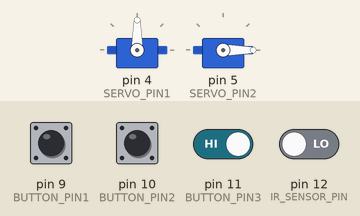
Simulated run of this sketch. Board: Arduino Uno, built with avr-gcc and run on an emulated ATmega328P. Shown: 2 × servo. Inputs (shaded band) come from the test bench; at power-on: pin 9 (BUTTON_PIN1), pin 10 (BUTTON_PIN2), pin 11 (BUTTON_PIN3) HIGH, pin 12 (IR_SENSOR_PIN) LOW.

Above: at 1.2 s.
1.3 s: pin 9 (BUTTON_PIN1) pulled LOW for 0.15 s
At 2.1 s:
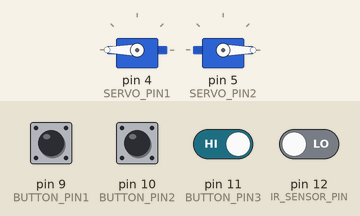
3.8 s: pin 10 (BUTTON_PIN2) pulled LOW for 0.15 s
At 5.2 s:
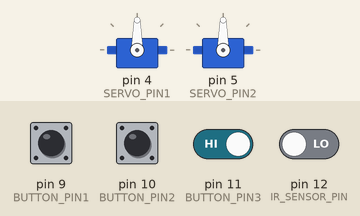
6.9 s: pin 12 (IR_SENSOR_PIN) driven HIGH
At 8.1 s:
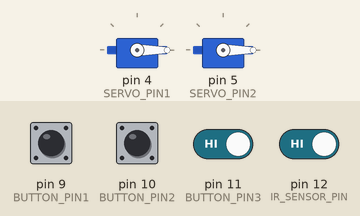
8.4 s: pin 12 (IR_SENSOR_PIN) driven LOW
At 9.3 s:
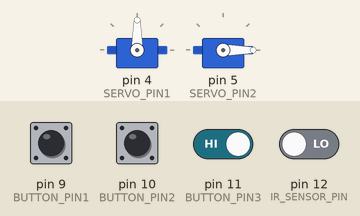
9.9 s: pin 10 (BUTTON_PIN2) pulled LOW for 1 s
At 11.1 s:
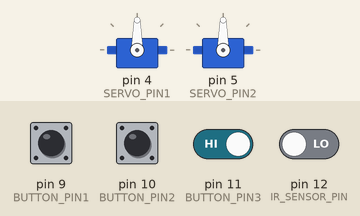
13.7 s: pin 10 (BUTTON_PIN2) driven LOW and pin 11 (BUTTON_PIN3) driven LOW
At 14.5 s:
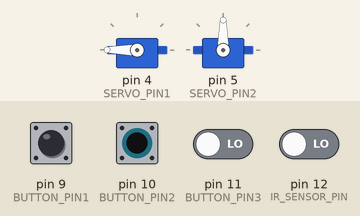
Timing chart, 0 to 17.2 s (numbered marks = the images above; inputs shaded):
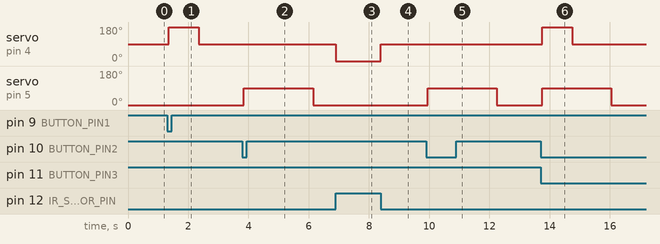

The sketch:

servo_control_queue_ir_delay_fixed.ino
```cpp
#include <Servo.h>

const int BUTTON_PIN1   = 9; // pin raspi 5 = trigger servo continues
const int BUTTON_PIN2   = 10; // pin raspi 6
const int BUTTON_PIN3   = 11;  // pin raspi 16
const int IR_SENSOR_PIN = 12; // ir reset posisition
const int SERVO_PIN1    = 4;  // servo continuous rotation
const int SERVO_PIN2    = 5;  // servo positional 180 derajat

const int SERVO_STOP = 90;    // netral (berhenti) - servo 1
const int SERVO_CW   = 180;   // putar CW - servo 1
const int SERVO_CCW  = 0;     // putar CCW - servo 1

// Catatan asumsi sensor IR (sesuai spesifikasi terbaru):
//   - IR_SENSOR_PIN == HIGH  -> BELUM di posisi awal -> servo1 CCW (mencari home)
//   - IR_SENSOR_PIN == LOW   -> SUDAH di posisi awal  -> servo1 berhenti (home tercapai)
// Jika ternyata modul sensor kamu punya polaritas terbalik, tinggal balik kondisi
// pembacaan "irSensorHigh" di bawah.

// ==== Durasi servo 1 ====
const unsigned long MOVE_OUT_DURATION = 1000; // durasi gerak CW menjauh dari home (dipicu tombol)
const unsigned long HOLD_DELAY_BTN1   = 2000; // jeda setelah CW, untuk BUTTON_PIN1
const unsigned long HOLD_DELAY_BTN3   = 8000; // jeda setelah CW, untuk BUTTON_PIN3

// ==== Konfigurasi servo 2 (positional 180 derajat) ====
const int SERVO2_HOME_ANGLE   = 0;    // posisi awal
const int SERVO2_TARGET_ANGLE = 90;   // posisi target
const unsigned long SERVO2_TRAVEL_TIME = 300;  // asumsi waktu tempuh fisik servo, sesuaikan jika perlu
const unsigned long SERVO2_HOLD_DELAY  = 2000; // jeda 2 detik di posisi target

// ================= STATE MACHINE SERVO 1 =================
enum Servo1State {
  S1_HOMING,         // mencari posisi awal: CCW selama IR HIGH, berhenti saat IR LOW
  S1_IDLE,           // diam di posisi awal (IR LOW), menunggu tombol
  S1_MOVING_OUT,     // CW menjauh dari home (2 detik), dipicu tombol 1 / tombol 3
  S1_HOLDING         // menahan posisi, durasi tergantung tombol pemicu
};

// ================= STATE MACHINE SERVO 2 =================
enum Servo2State {
  S2_IDLE,
  S2_MOVING_TO_TARGET,
  S2_HOLDING,
  S2_RETURNING_HOME
};

Servo1State currentState1 = S1_HOMING; // mulai dengan homing supaya servo1 mencari posisi awal saat boot
Servo2State currentState2 = S2_IDLE;

unsigned long stateStartTime1 = 0;
unsigned long stateStartTime2 = 0;
unsigned long holdDuration1   = 0; // diisi HOLD_DELAY_BTN1 atau HOLD_DELAY_BTN3 tergantung pemicu

// Debounce & edge-detect Button 1
bool lastButtonReading1 = HIGH;
bool buttonStableState1 = HIGH;
unsigned long lastDebounceTime1 = 0;

// Debounce & edge-detect Button 2
bool lastButtonReading2 = HIGH;
bool buttonStableState2 = HIGH;
unsigned long lastDebounceTime2 = 0;

// Debounce & edge-detect Button 3
bool lastButtonReading3 = HIGH;
bool buttonStableState3 = HIGH;
unsigned long lastDebounceTime3 = 0;

const unsigned long debounceDelay = 50;

Servo myServo;   // servo 1 (continuous rotation)
Servo myServo2;  // servo 2 (positional 180 derajat)

bool button2Queued = false;
bool button2DelayActive = false;
unsigned long button2DelayStart = 0;

void setup() {
  pinMode(BUTTON_PIN1, INPUT_PULLUP);
  pinMode(BUTTON_PIN2, INPUT_PULLUP);
  pinMode(BUTTON_PIN3, INPUT_PULLUP);
  pinMode(IR_SENSOR_PIN, INPUT); // asumsi: output IR sensor push-pull

  myServo.attach(SERVO_PIN1);
  myServo.write(SERVO_STOP);

  myServo2.attach(SERVO_PIN2);
  myServo2.write(SERVO2_HOME_ANGLE); // posisi awal 0 derajat
}

void loop() {
  bool button1PressedEvent = readButtonPressed(BUTTON_PIN1, lastButtonReading1, buttonStableState1, lastDebounceTime1);
  bool button2PressedEvent = readButtonPressed(BUTTON_PIN2, lastButtonReading2, buttonStableState2, lastDebounceTime2);
  bool button3PressedEvent = readButtonPressed(BUTTON_PIN3, lastButtonReading3, buttonStableState3, lastDebounceTime3);

  // Nama variabel langsung merepresentasikan kondisi fisik pin (tidak dibalik),
  // supaya tidak menyesatkan seperti sebelumnya.
  bool irSensorHigh = (digitalRead(IR_SENSOR_PIN) == HIGH);

  // ================= STATE MACHINE SERVO 1 =================
  switch (currentState1) {

    case S1_HOMING:
      // Selama IR masih HIGH (belum di posisi awal), terus putar CCW mencari home.
      if (irSensorHigh) {
        myServo.write(SERVO_CCW);
      } else {
        // IR sudah LOW -> posisi awal tercapai -> berhenti
        myServo.write(SERVO_STOP);
        currentState1 = S1_IDLE;
      }
      break;

    case S1_IDLE:
      myServo.write(SERVO_STOP);

      // Safety: kalau tiba-tiba IR terbaca HIGH lagi saat idle, cari home ulang.
      if (irSensorHigh) {
        currentState1 = S1_HOMING;
        break;
      }

      // Servo 1 hanya boleh mulai siklus baru kalau servo 2 sedang idle (interlock).
      if ((button1PressedEvent || button3PressedEvent) && currentState2 == S2_IDLE) {
        holdDuration1 = button1PressedEvent ? HOLD_DELAY_BTN1 : HOLD_DELAY_BTN3;
        myServo.write(SERVO_CW);
        stateStartTime1 = millis();
        currentState1 = S1_MOVING_OUT;
      }
      break;

    case S1_MOVING_OUT:
      if (millis() - stateStartTime1 >= MOVE_OUT_DURATION) {
        myServo.write(SERVO_STOP);
        stateStartTime1 = millis();
        currentState1 = S1_HOLDING;
      }
      break;

    case S1_HOLDING:
      if (millis() - stateStartTime1 >= holdDuration1) {
        // Kembali ke posisi awal berbasis feedback sensor IR (bukan waktu tetap).
        // IR seharusnya sudah HIGH lagi (karena tadi bergerak menjauh dari home),
        // sehingga langsung masuk proses homing (CCW sampai IR LOW).
        currentState1 = S1_HOMING;
      }
      break;
  }

  // ================= STATE MACHINE SERVO 2 =================
  switch (currentState2) {
    case S2_IDLE:
      if (button2PressedEvent) {
        if (irSensorHigh) {
          button2Queued = true;
        } else {
          myServo2.write(SERVO2_TARGET_ANGLE);
          stateStartTime2 = millis();
          currentState2 = S2_MOVING_TO_TARGET;
        }
      }

      if (button2Queued && !irSensorHigh) {
        if (!button2DelayActive) {
          button2DelayActive = true;
          button2DelayStart = millis();
        }
        if (millis() - button2DelayStart >= 2000) {
          button2Queued = false;
          button2DelayActive = false;
          myServo2.write(SERVO2_TARGET_ANGLE);
          stateStartTime2 = millis();
          currentState2 = S2_MOVING_TO_TARGET;
        }
      }
      break;

    case S2_MOVING_TO_TARGET:
      if (millis() - stateStartTime2 >= SERVO2_TRAVEL_TIME) {
        stateStartTime2 = millis();
        currentState2 = S2_HOLDING;
      }
      break;

    case S2_HOLDING:
      if (millis() - stateStartTime2 >= SERVO2_HOLD_DELAY) {
        myServo2.write(SERVO2_HOME_ANGLE);
        stateStartTime2 = millis();
        currentState2 = S2_RETURNING_HOME;
      }
      break;

    case S2_RETURNING_HOME:
      if (millis() - stateStartTime2 >= SERVO2_TRAVEL_TIME) {
        currentState2 = S2_IDLE;
      }
      break;
  }
}

// Mengembalikan true SEKALI setiap ada tap baru (falling edge, dengan debounce)
bool readButtonPressed(int pin, bool &lastReading, bool &stableState, unsigned long &lastDebounceTime) {
  bool reading = digitalRead(pin);
  bool pressedEvent = false;

  if (reading != lastReading) {
    lastDebounceTime = millis();
  }

  if ((millis() - lastDebounceTime) > debounceDelay) {
    if (reading != stableState) {
      stableState = reading;
      if (stableState == LOW) {
        pressedEvent = true;
      }
    }
  }

  lastReading = reading;
  return pressedEvent;
}
```

Measured:
- after the input at 1.3 s, servo on pin 4 (SERVO_PIN1): 90° → 180° after 0.05 s, → 90° 1.0 s later
- after the input at 3.8 s, servo on pin 5 (SERVO_PIN2): 0° → 90° after 0.05 s, → 0° 2.3 s later
- after the input at 6.9 s, servo on pin 4 (SERVO_PIN1): 90° → 0° at once
- after the input at 8.4 s, servo on pin 4 (SERVO_PIN1): 0° → 90° at once
- after the input at 9.9 s, servo on pin 5 (SERVO_PIN2): 0° → 90° after 0.05 s, → 0° 2.3 s later
- after the input at 13.7 s, servo on pin 4 (SERVO_PIN1): 90° → 180° after 0.05 s, → 90° 1.0 s later; servo on pin 5 (SERVO_PIN2): 0° → 90° after 0.05 s, → 0° 2.3 s later
